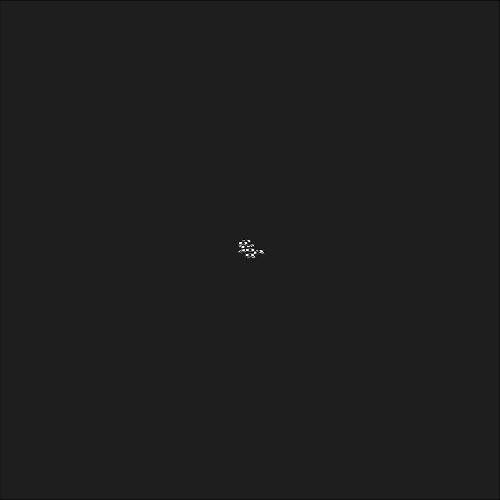
Frame 1 (no input)
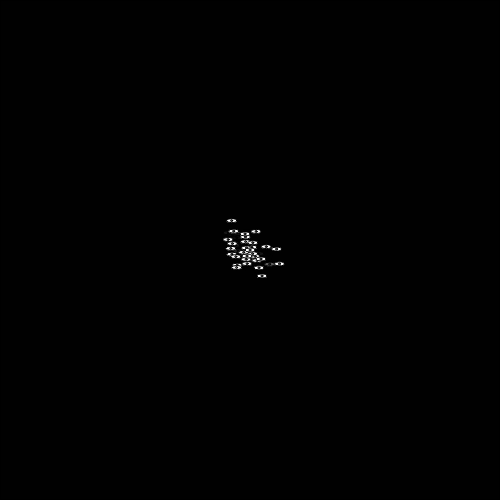
Frame 60 (no input)
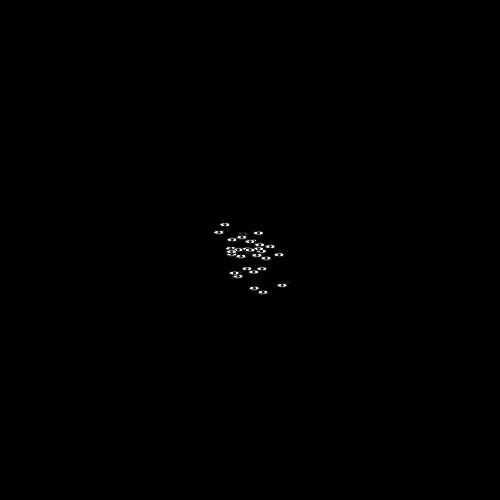
Frame 120 (the mouse pressed at the canvas centre since frame 60)

The p5.js sketch that drew these frames (run headless with seeded random() and noise() and a simulated clock; from frame 60 on, the mouse is pressed at the canvas centre):

// p5.js sketch
// ── sketch.js
//create a swarm
var number = 30; //num of swarmys
var canvasX = 500;
var canvasY = canvasX;
var canvasBorder= 30;
var initX = canvasX / 2;
var initY = canvasY / 2;
var size = 2;
let swarm = [];
var std;
let bg;


//swarmy object declaration
class swarmy {

  constructor(x, y, angle) {
    this.x = x;
    this.y = y;
    constrain(y, 100, canvasY - 100);
    this.angle = angle;
  }

  //calculates its distance from the given swarmy
  distance(sw2) {
    const dist = sqrt((this.x - sw2.x) ^ 2 + (this.y - sw2.y) ^ 2);
    return dist;
  }
}


function swarmSetUp(number, xOrigin, yOrigin) {
  //set up the swarm
  var Swarm = [];
  for (let i = 0; i < number; i++) {
    Swarm[i] = new swarmy(randomGaussian(xOrigin, std), randomGaussian(yOrigin, std), random(360))
  }
  swarm = Swarm;
}

//dictates the behavior of the swarm
function updateSwarm() {
  for (let i = 0; i < swarm.length-1; i++) {
    for (let ii = 0; ii < int(random(0, swarm.length-1)); ii++)
      rando = int(random(0, swarm.length-1));
      if(rando != i){updateSwarmy(swarm[i], swarm[rando]);}
  }
}

//dictates the behavior of the individual swarmy
function updateSwarmy(swarmy1, swarmy2) {
  if (swarmy1.distance(swarmy2) < size * 1) {
    //move appart

    if (swarmy1.x > swarmy2.x) {
      //swarmy 1 on the right
      //move right
      swarmy1.x += randomGaussian(1, 5);

      if (swarmy1.y > swarmy2.y) {
        //swarmy1 bellow swarmy2
        //move down
        swarmy1.y += randomGaussian(1, 5);
      } else {
        //swarmy1 above swarmy2
        //move up
        swarmy1.y -= randomGaussian(1, 5);
      }
    } else {
      //swarmy 1 on the left
      //move left
      swarmy1.x -= randomGaussian(1, 5);

      if (swarmy1.y > swarmy2.y) {
        //swarmy1 bellow swarmy2
        //move down
        swarmy1.y += randomGaussian(1, 5);
      } else {
        //swarmy1 above swarmy2
        //move up
        swarmy1.y -= randomGaussian(1, 5);
      }
    }
  }
  else if (swarmy1.distance(swarmy2) > size * 10) {
    //move together

    if (swarmy1.x > swarmy2.x) {
      //swarmy 1 on the right
      //move left
      swarmy1.x -= randomGaussian(1, 5);

      if (swarmy1.y > swarmy2.y) {
        //swarmy1 bellow swarmy2
        //move up
        swarmy1.y -= randomGaussian(1, 5);
      } else {
        //swarmy1 above swarmy2
        //move down
        swarmy1.y += randomGaussian(1, 5);
      }
    } else {
      //swarmy 1 on the left
      //move right
      swarmy1.x += randomGaussian(1, 5);

      if (swarmy1.y > swarmy2.y) {
        //swarmy1 bellow swarmy2
        //move up
        swarmy1.y -= randomGaussian(1, 5);
      } else {
        //swarmy1 above swarmy2
        //move down
        swarmy1.y += randomGaussian(1, 5);
      }
    }
  }

}

function setup() {
  createCanvas(canvasX, canvasY)
  std = 10 * sqrt(canvasX ^ 2 + canvasY ^ 2);
  swarmSetUp(number, initX, initY);
  bg = color(50);
  background(bg);
  frameRate(60);
}

function draw() {
  updateSwarm();
  fill(0, 0, 0, 100);
  rect(0, 0, canvasX, canvasY)
  for (let i = 0; i < swarm.length; i++) {
    //binds the points to thescreen
    swarm[i].x = constrain(swarm[i].x, canvasBorder, canvasX - canvasBorder);
    swarm[i].y = constrain(swarm[i].y, canvasBorder, canvasX - canvasBorder);
    ellipseMode(RADIUS);
    fill(255);
    ellipse(swarm[i].x, swarm[i].y, size * 2 + 1, size); // Outer white ellipse
    ellipseMode(CENTER);
    fill(100);
    ellipse(swarm[i].x, swarm[i].y, size, size); // Inner gray ellipse
    }
    
}
